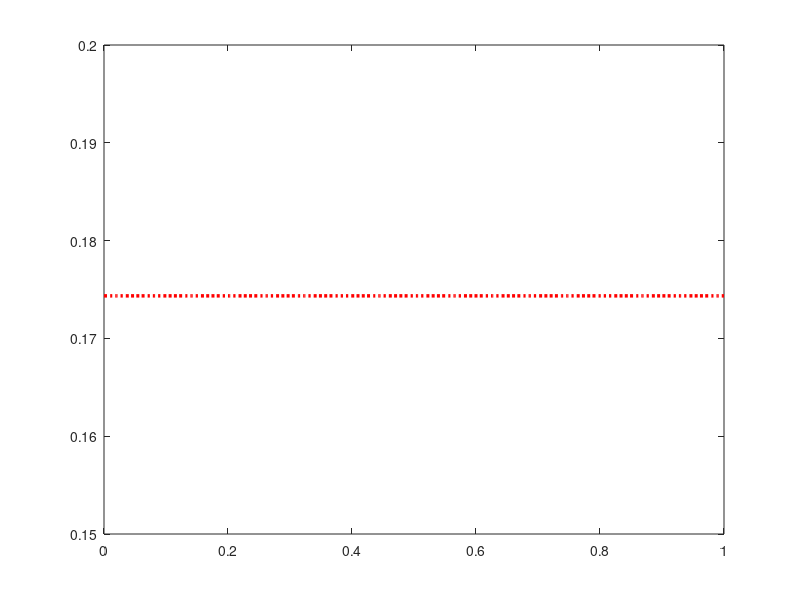

MATLAB code to generate this figure: (Note: this script raises an error after producing the figure.)
clear all; close all; clc;
%syms x y
ep = 1/2.381; p = 0.956; omg = 1/3.119;
d = 0.000034;nu=0.031;
mu=0.17435;
%c=0.101;
a=1;
b=10;
c=2;
f = a * (sech(b*mu - c)).^2;       % Define f(x)
g = f / (mu + nu);
p_values = linspace(0, 1, 100);
g1_max=g*ones(size(p_values));
ess_mu=mu*ones(size(p_values));
plot(p_values,ess_mu,'r:','LineWidth', 2.5); hold on
%%
% Define the function f(x) and g(x)
%%
syms mu
ep = 1/2.381; p = 0.956; omg = 1/3.119;
d = 0.000034;nu=0.031;%c=0.101;
a=1;
b=10;
c=2;

beta1=a*((sech(b*mu-c)).^2);
R0=(beta1)/(nu+mu);
% Convert the symbolic function R0 to a numeric function
f_numeric1 = matlabFunction(R0, 'Vars', mu);
mu_range = linspace(0, 1, 500);
Z1 = f_numeric1(mu_range);
[max_Z, idx] = max(Z1(:));
%clear all; close all; clc;
% Define the function f(x) and g(x)
syms mua p
ep = 1/2.381;  omg = 1/3.119;%p = 0.956;
d = 0.000034; %c = 0.101;
nu=0.031;
mu=mu_range(idx);
% a1 = 2; a2 = 2;
% b1 = 5; b2 = 5;
a1=1.5;
a2=1;
b1=10;
b2=10;
c1=0.2;
c2=2;

% Define functions
alp = a1 * (sech(b1 * mua - c1))^2;
A1 =  alp /  (omg + mua);
A2 = omg * (1 - p) / (omg + mua);
beta = a2 * (sech(b2 * mu - c2))^2;
g = A1 + A2 * (beta) / (nu + mu);
% Create a range of y values
p_values = linspace(0, 1, 100); % 100 points in [0, 1]
mua_max_values = zeros(size(p_values)); % Preallocate for solutions
g_max_values1 = zeros(size(p_values)); % Preallocate for max g(x)

% Find argmax x for each y
for i = 1:length(p_values)
    % Substitute the current y value into g(x)
    g_y = subs(g, p, p_values(i));
    
    % Maximize g(x) over the interval [0, 1]
    [mua_max, g_max] = fminbnd(@(mua_eval) -double(subs(g_y, mua, mua_eval)), 0, 1);
    
    % Store the results
    mua_max_values(i) = mua_max;       % x that maximizes g(x)
    g_max_values1(i) = -g_max;      % Maximum value of g(x)
end
plot(p_values, mua_max_values, 'b--', 'LineWidth', 1.5);
 xlabel('$p$: Fraction that moves along the ``mild" recovery track');
 ylabel('ESS: $\mu_S^*,\ \mu_A^*$');
% title('\mu_a^* vs. \nu');
legend('$\mu_S^*$','$\mu_A^*$','Location','best')
fname = 'pVsVirulance';
hfig = gcf;
%%max value
 % plot(nu_values, g_max_values, 'r-', 'LineWidth', 1.5);

%%
 %%
 close all;
 figure;
plot(p_values, mua_max_values, 'b', 'LineWidth', 1.5);
xlabel('$p$: Fraction that moves along the ``mild" recovery track');
ylabel('ESS: $\mu_A^*$');
grid on;
fname = 'PsenModel2MuA';
hfig = gcf;
%%
 close all;
 figure;
plot(p_values, g1_max, 'r:', 'LineWidth', 2.5);hold on;
plot(p_values, g_max_values1, 'b--', 'LineWidth', 1.5);
xlabel('$p$: Fraction that moves along the ``mild" recovery track');
ylabel('Maximum fitness value');
legend('Model 1: $\phi_1(\mu_1^*)$','Model 2: $\phi_2(\mu_A^*,\mu_S^*)$','Location','best')
grid on;
fname = 'pSenModelFit';
hfig = gcf;
